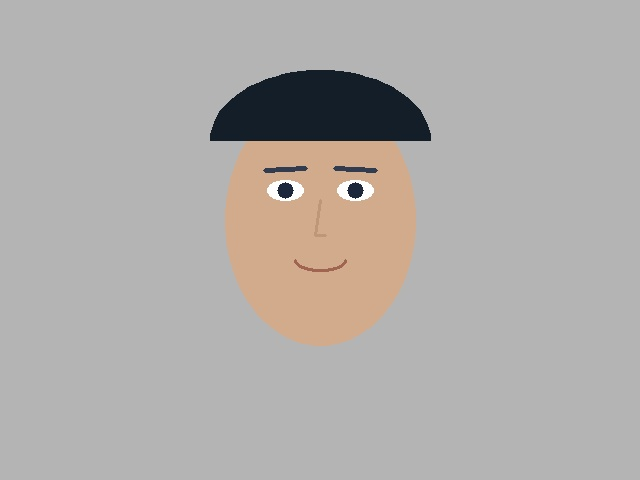
#> input picture ollama-based-assistants/face-assistant/face_assistant/data/sample_face.jpg, 640 x 480 px
$ python -i main.py   (imports and definitions only)
#> lines starting #> are read from the running program, lines starting #| are printed output that depends on the picture
"""Face Recognition Assistant using Ollama VLM.

Run:
    python main.py

Optional environment variables:
    OLLAMA_MODEL=llava:7b
    OLLAMA_HOST=http://localhost:11434
    FACE_USE_OLLAMA=auto|0|false|off
"""

from __future__ import annotations

import base64
import json
import os
import textwrap
import urllib.error
import urllib.request
from dataclasses import dataclass
from typing import Optional, Tuple

import cv2
import numpy as np


DEFAULT_MODEL = os.getenv("OLLAMA_MODEL", "llava:7b")
DEFAULT_HOST = os.getenv("OLLAMA_HOST", "http://localhost:11434")

# 情绪标签映射 (EN -> ZH)
EMOTION_ZH = {
    "angry": "愤怒",
    "disgust": "厌恶",
    "fear": "恐惧",
    "happy": "开心",
    "sad": "悲伤",
    "surprise": "惊讶",
    "neutral": "平静",
}


@dataclass
class OllamaClient:
    """Ollama API 客户端（视觉模型）"""

    model: str = DEFAULT_MODEL
    host: str = DEFAULT_HOST
    timeout: int = 60
    enabled: bool = True
    last_error: str = ""

    # [69 lines left out: functions __post_init__, is_available, generate_vision, not called in this run]


def load_image(path: str) -> np.ndarray:
    img = cv2.imread(path)
    if img is None:
        raise FileNotFoundError(f"无法读取图片: {path}")
    return img


def detect_faces(image: np.ndarray) -> list[tuple[int, int, int, int]]:
    """Haar Cascade Multi-classifier face detection (Frontal + Profile)"""
    gray = cv2.cvtColor(image, cv2.COLOR_BGR2GRAY)

    # 1. Frontalface alt2
    cascade_alt2 = os.path.join(cv2.data.haarcascades, "haarcascade_frontalface_alt2.xml")
    clf_alt2 = cv2.CascadeClassifier(cascade_alt2)
    faces = clf_alt2.detectMultiScale(gray, scaleFactor=1.1, minNeighbors=4, minSize=(30, 30))
    if len(faces) > 0:
        return [(int(x), int(y), int(w), int(h)) for (x, y, w, h) in faces]

    # 2. Frontalface default
    cascade_def = os.path.join(cv2.data.haarcascades, "haarcascade_frontalface_default.xml")
    if os.path.exists(cascade_def):
        clf_def = cv2.CascadeClassifier(cascade_def)
        faces = clf_def.detectMultiScale(gray, scaleFactor=1.05, minNeighbors=3, minSize=(30, 30))
        if len(faces) > 0:
            return [(int(x), int(y), int(w), int(h)) for (x, y, w, h) in faces]

    # 3. Profileface
    cascade_prof = os.path.join(cv2.data.haarcascades, "haarcascade_profileface.xml")
    if os.path.exists(cascade_prof):
        clf_prof = cv2.CascadeClassifier(cascade_prof)
        faces = clf_prof.detectMultiScale(gray, scaleFactor=1.05, minNeighbors=3, minSize=(30, 30))
        if len(faces) > 0:
            return [(int(x), int(y), int(w), int(h)) for (x, y, w, h) in faces]

    return []


def get_face_detection_diagnostics(image: np.ndarray) -> list[str]:
    """Provide detailed diagnostic output explaining face detection failures"""
    h, w = image.shape[:2]
    gray = cv2.cvtColor(image, cv2.COLOR_BGR2GRAY)
    mean_bright = float(np.mean(gray))
    std_contrast = float(np.std(gray))

    diags = []
    diags.append(f"• Image Resolution: {w}x{h} px")
    diags.append(f"• Average Brightness: {mean_bright:.1f} / 255")
    diags.append(f"• Contrast (StdDev): {std_contrast:.1f}")
    diags.append("")
    diags.append("Possible Reasons for OpenCV Detection Failure:")

    if mean_bright < 40:
        diags.append("  1. Low Brightness: Image is too dark to extract facial landmarks.")
    elif mean_bright > 215:
        diags.append("  1. High Brightness: Overexposure causes loss of facial features.")
    else:
        diags.append("  1. Lighting/Shadows: Strong directional light or harsh shadows.")

    if std_contrast < 20:
        diags.append("  2. Low Contrast: Low feature separation between face and background.")
    else:
        diags.append("  2. Pose/Angle: Non-frontal face orientation (profile, tilted, severe pitch).")

    if w < 100 or h < 100:
        diags.append("  3. Small Resolution: Face bounding box is below detection threshold.")
    else:
        diags.append("  3. Occlusion: Face is partially covered (mask, glasses, hair, hands).")

    diags.append("  4. Blur/Focus: Motion blur or poor focus reduces classifier accuracy.")

    return diags


# [78 lines left out: functions analyze_emotion_builtin, analyze_age_gender_builtin, demo_detect_faces, not called in this run]


def demo_emotion(image_path: str, client: Optional[OllamaClient] = None) -> Tuple[str, bool]:
    """Demo 2: Emotion Recognition"""
    img = load_image(image_path)
#> in load_image, img is the input picture: shape (480, 640, 3); mean B, G, R 170.2, 172.9, 176.4
    faces = detect_faces(img)
#> in detect_faces, `gray = cv2.cvtColor(image, cv2.COLOR_BGR2GRAY)`:
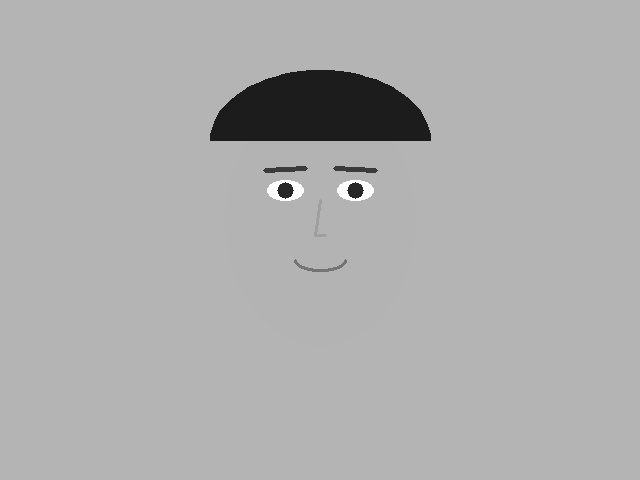
#> gray: shape (480, 640); min 22, max 255, mean 173.6
#> in detect_faces, `faces = clf_alt2.detectMultiScale(gray, scaleFactor=1.1, minNeighbors=..`: faces = ()
#> faces = []
    vlm_available = client is not None and client.is_available()

    if not faces:
        lines = [
            "Emotion Recognition Result",
            "",
            f"Image: {os.path.basename(image_path)}",
            "[Notice] OpenCV Haar Cascade failed to detect a face region.",
            "",
        ]
        if vlm_available:
            lines.append("Attempting VLM Full-Image Emotion Analysis...")
            vlm_result = client.generate_vision(
                img,
                "用中文一句话描述这张图片中人物的表情和情绪，不超过20字。",
            )
            if vlm_result:
                lines.append("")
                lines.append("VLM Enhanced Analysis (Full Image):")
                lines.append(vlm_result)
                return "\n".join(lines), True

        lines.extend(get_face_detection_diagnostics(img))
#> in get_face_detection_diagnostics, `mean_bright = float(np.mean(gray))`: mean_bright = 173.6
#> in get_face_detection_diagnostics, `std_contrast = float(np.std(gray))`: std_contrast = 30.8
        return "\n".join(lines), False

    face = faces[0]
    x, y, w, h = face
    emotions = analyze_emotion_builtin(img, face)
    top_emotion = max(emotions.items(), key=lambda item: item[1])

    lines = [
        "Emotion Recognition Result",
        "",
        f"Image: {os.path.basename(image_path)}",
        f"Face position: ({x},{y}) size: {w}x{h}",
        "",
        "Emotion Probabilities (Built-in Rule):",
        "",
    ]
    for emotion, score in sorted(emotions.items(), key=lambda x: -x[1]):
        zh = EMOTION_ZH.get(emotion, emotion)
        bar = "█" * int(score * 10) + "░" * (10 - int(score * 10))
        lines.append(f"  {emotion} ({zh}): {bar} {score:.0%}")

    lines.append("")
    lines.append(f"Top Emotion: {top_emotion[0]} ({top_emotion[1]:.0%})")

    # Try VLM enhancement
    if vlm_available:
        fh, fw = img.shape[:2]
        pad = int(max(w, h) * 0.3)
        x1, y1 = max(0, x - pad), max(0, y - pad)
        x2, y2 = min(fw, x + w + pad), min(fh, y + h + pad)
        face_roi = img[y1:y2, x1:x2]

        vlm_result = client.generate_vision(
            face_roi,
            "用中文一句话描述这张人脸的表情和情绪，不超过20字。",
        )
        if vlm_result:
            lines.append("")
            lines.append("VLM Enhanced Analysis:")
            lines.append(vlm_result)
            return "\n".join(lines), True

    return "\n".join(lines), False


# [253 lines left out: functions demo_vlm_analysis, demo_age_gender, print_header, print_menu, show_output, ask_image_path and 5 more, not called in this run]


# [2 lines not run here, left out]

>>> result = demo_emotion('data/sample_face.jpg')
